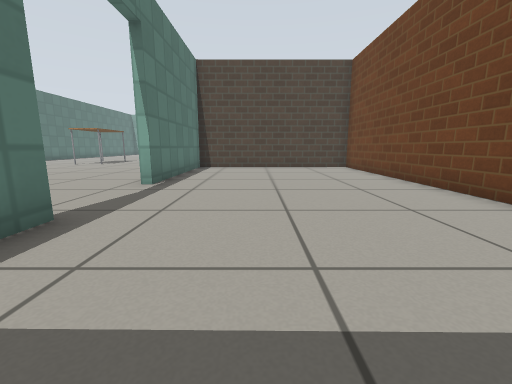
[1] (above)

17 first-person views from a walk through a robot-simulator world made for Gazebo. The camera is 0.5 m above the floor, tilts 10° down and sees 90° across. The floor is counted in squares, 0.5 m on a side. Each view is taken from the middle of a square. On the plan, view 1 faces up. The plan holds only what a view shows up to about 11 squares ahead; the rest is blank. Gazebo's built-in surfaces are drawn with simple patterns.

[2]
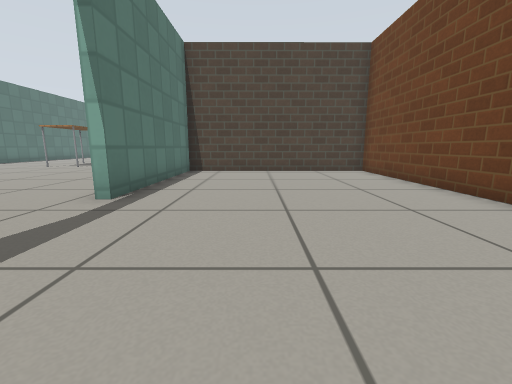

[3]
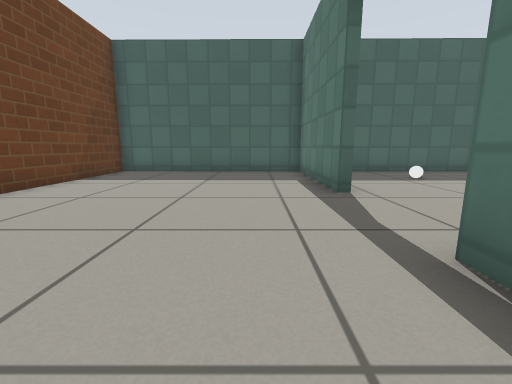

[4]
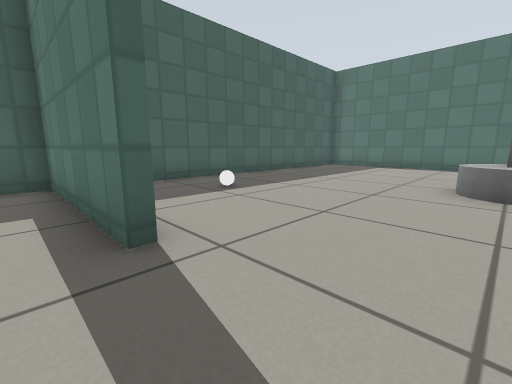

[5]
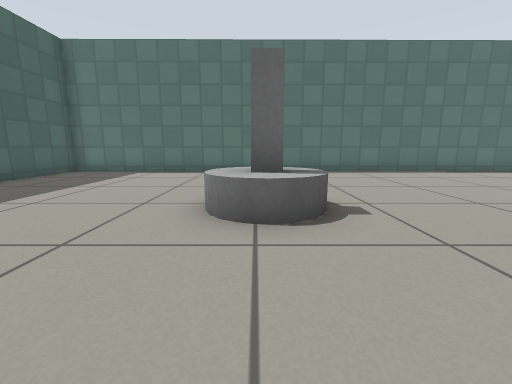

[6]
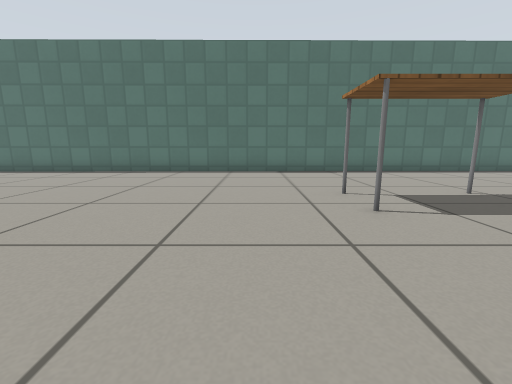

[7]
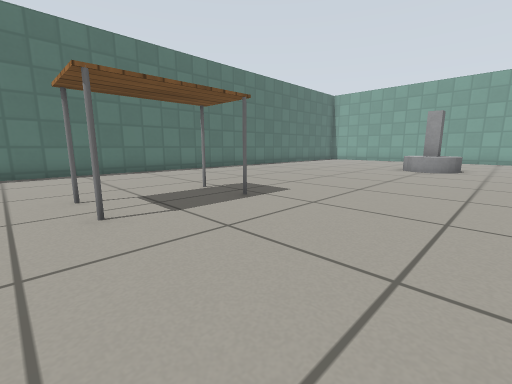

[8]
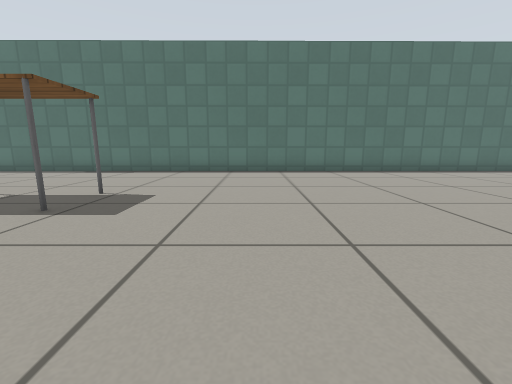

[9]
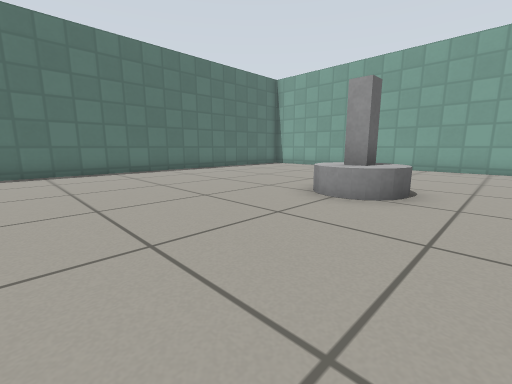

[10]
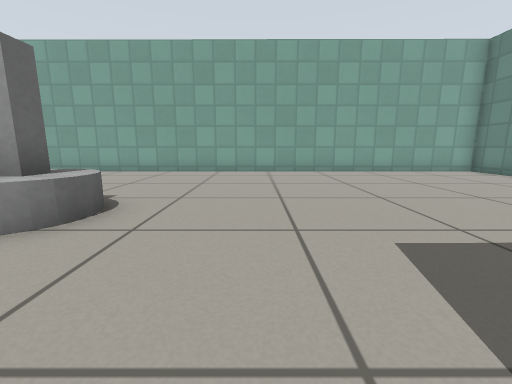

[11]
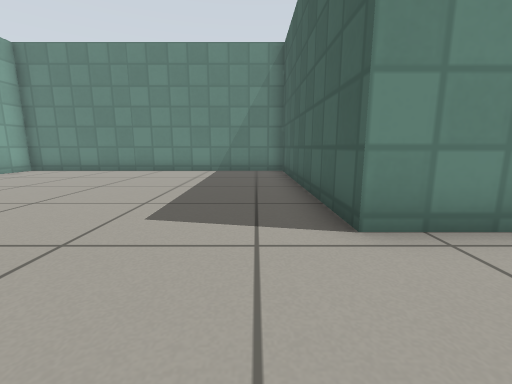

[12]
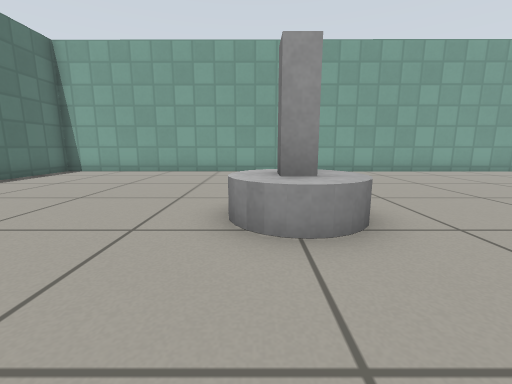

[13]
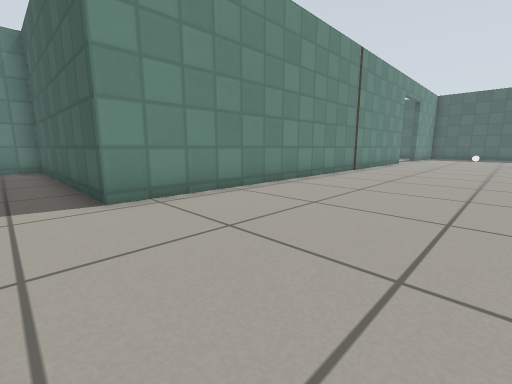

[14]
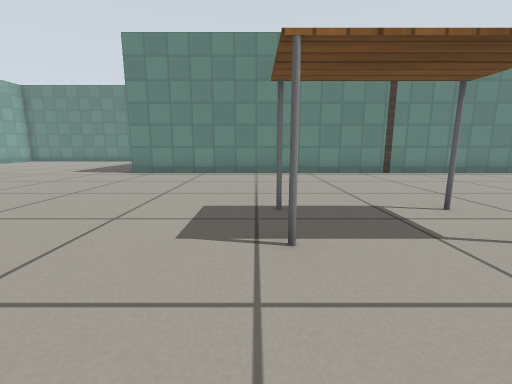

[15]
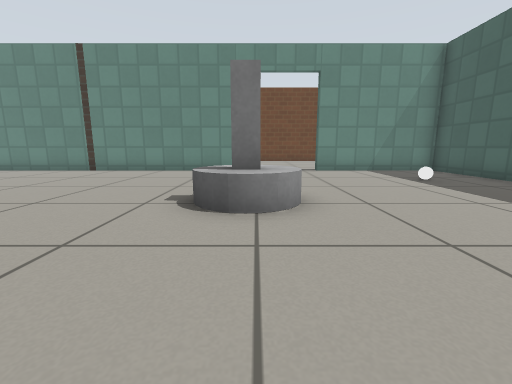

[16]
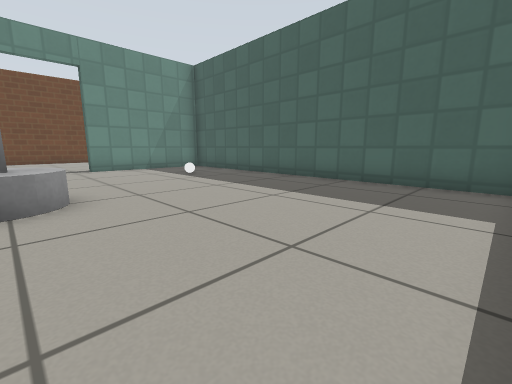

[17]
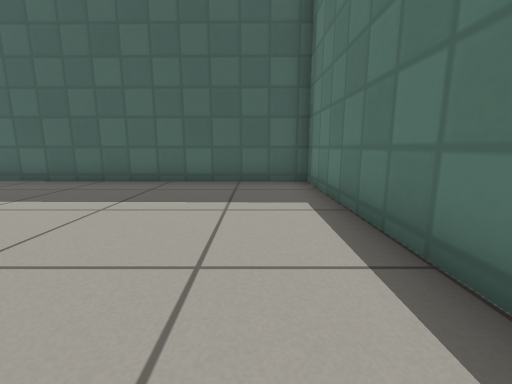

### Floor plan
Points are (right, up) in squares from view 1. A wall is a line through its corners. A room is listed if a view was taken in it or the views show most of it. See-through windows are left out.
Room 1 (views 1, 2, 3, 4)
walls: (-2.8, 3.5) (-2.8, -1.5) (4.5, -1.6) (4.5, 12.8) (-2.8, 12.8) (-2.8, 6.8)
ways out: open door at (-3, 5) to room 2
Room 2 (views 5, 6, 7, 8, 9, 10, 11, 12, 13, 14, 15, 16, 17)
walls: (-3.1, 7) (-3.1, 22.8) (4.8, 22.9) (4.8, 33.5) (-15.8, 33.6) (-15.5, -1.4) (-3.1, -1.5) (-3.1, 3.5)
ways out: open door at (-3, 5) to room 1
objects: other object (-10, 5) to (-8, 7); table (-10, 15) to (-9, 18); other object (-8, 26) to (-7, 27); white ball (-6, 1)

Where each view was taken, in squares from view 1:
view 1: 0 up, 0 right, facing up
view 2: 2 up, 0 right, facing up
view 3: 9 up, 1 left, facing down
view 4: 6 up, 2 left, facing down-left
view 5: 6 up, 5 left, facing left
view 6: 13 up, 5 left, facing left
view 7: 14 up, 5 left, facing up-left
view 8: 21 up, 5 left, facing left
view 9: 21 up, 5 left, facing up-left
view 10: 23 up, 4 left, facing up
view 11: 24 up, 6 left, facing right
view 12: 23 up, 8 left, facing up
view 13: 24 up, 8 left, facing down-right
view 14: 18 up, 13 left, facing right
view 15: 6 up, 14 left, facing right
view 16: 6 up, 15 left, facing down-right
view 17: 6 up, 14 left, facing down
